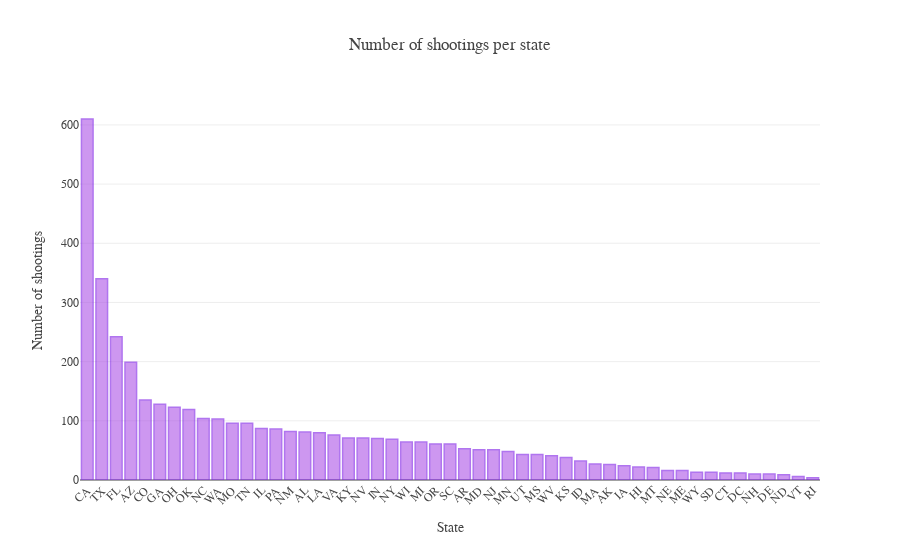

Write notebook code for a chart like this one.
### Markdown cell above
## Shootings by State
---
How many fatal shootings are there per state?

This bar plot shows the total number of shootings that occur by state. The state with the highest number of shootings is on the left side of the graph. California has the highest number of shootings by far, 610 shootings compared to 340 shootings in Texas.

### Code cell
# Plot # of shootings per state
x = []
y = []
for state in data['state'].value_counts().index:
    x.append(state)
    y.append(len(data.loc[data['state'] == state]))

trace_data = [go.Bar(x=x,
                     y=y,
                     textposition = 'auto',
                     marker=dict(
                         color='rgb(172,83,231)',
                         line=dict(
                             color='rgb(124,26,229)',
                             width=1.5),
                     ),
                     opacity=0.6
                    )]

layout = go.Layout(font = dict(family = "Overpass"),
                   title = "Number of shootings per state",
                   xaxis = dict(tickangle=-45,
                              title = "State"),
                   yaxis = dict(title = "Number of shootings")
)

fig = go.FigureWidget(data=trace_data, layout=layout)
plotly.offline.iplot(fig, validate=False, show_link=False, image='png', filename='num-shootings-per-state')

### Figure 1 — Plotly figure (JSON) as saved in the notebook; plotly's stock layout.template omitted (floating-point values rounded to 4 significant figures)
{"data": [{"marker": {"color": "rgb(172,83,231)", "line": {"color": "rgb(124,26,229)", "width": 1.5}}, "opacity": 0.6, "textposition": "auto", "type": "bar", "uid": "f56addec-17d9-496e-a1ec-cd112d8c77b3", "x": ["CA", "TX", "FL", "AZ", "CO", "GA", "OH", "OK", "NC", "WA", "MO", "TN", "IL", "PA", "NM", "AL", "LA", "VA", "KY", "NV", "IN", "NY", "WI", "MI", "OR", "SC", "AR", "MD", "NJ", "MN", "UT", "MS", "WV", "KS", "ID", "MA", "AK", "IA", "HI", "MT", "NE", "ME", "WY", "SD", "CT", "DC", "NH", "DE", "ND", "VT", "RI"], "y": [610, 340, 242, 199, 135, 128, 123, 119, 104, 103, 96, 96, 87, 86, 82, 81, 80, 76, 71, 71, 70, 69, 64, 64, 61, 61, 53, 51, 51, 48, 43, 43, 41, 38, 32, 27, 26, 24, 22, 21, 16, 16, 13, 13, 12, 12, 10, 10, 9, 6, 4]}], "layout": {"font": {"family": "Overpass"}, "title": "Number of shootings per state", "xaxis": {"tickangle": -45, "title": "State"}, "yaxis": {"title": "Number of shootings"}}}
